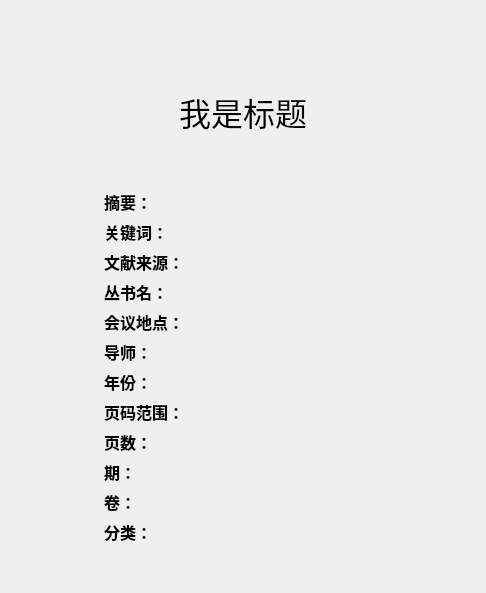
<?xml version="1.0" encoding="UTF-8"?>
<ui version="4.0">
 <class>RecordDetailView</class>
 <widget class="QWidget" name="RecordDetailView">
  <property name="geometry">
   <rect>
    <x>0</x>
    <y>0</y>
    <width>486</width>
    <height>593</height>
   </rect>
  </property>
  <property name="minimumSize">
   <size>
    <width>48</width>
    <height>48</height>
   </size>
  </property>
  <property name="windowTitle">
   <string>Form</string>
  </property>
  <property name="autoFillBackground">
   <bool>false</bool>
  </property>
  <layout class="QVBoxLayout" name="verticalLayout_4" stretch="1,4,1,12,2">
   <item>
    <spacer name="verticalSpacer_2">
     <property name="orientation">
      <enum>Qt::Vertical</enum>
     </property>
     <property name="sizeHint" stdset="0">
      <size>
       <width>18</width>
       <height>6</height>
      </size>
     </property>
    </spacer>
   </item>
   <item>
    <layout class="QHBoxLayout" name="horizontalLayout_14" stretch="8,1,2">
     <item>
      <spacer name="horizontalSpacer">
       <property name="orientation">
        <enum>Qt::Horizontal</enum>
       </property>
       <property name="sizeHint" stdset="0">
        <size>
         <width>40</width>
         <height>20</height>
        </size>
       </property>
      </spacer>
     </item>
     <item>
      <layout class="QHBoxLayout" name="horizontalLayout">
       <item>
        <widget class="QPushButton" name="btn_home">
         <property name="minimumSize">
          <size>
           <width>32</width>
           <height>32</height>
          </size>
         </property>
         <property name="cursor">
          <cursorShape>PointingHandCursor</cursorShape>
         </property>
         <property name="text">
          <string/>
         </property>
         <property name="icon">
          <iconset>
           <normalon>:/PIC/home.png</normalon>
          </iconset>
         </property>
         <property name="iconSize">
          <size>
           <width>32</width>
           <height>32</height>
          </size>
         </property>
         <property name="autoDefault">
          <bool>false</bool>
         </property>
         <property name="flat">
          <bool>true</bool>
         </property>
        </widget>
       </item>
       <item>
        <widget class="QPushButton" name="btn_goback">
         <property name="minimumSize">
          <size>
           <width>32</width>
           <height>32</height>
          </size>
         </property>
         <property name="cursor">
          <cursorShape>PointingHandCursor</cursorShape>
         </property>
         <property name="text">
          <string/>
         </property>
         <property name="icon">
          <iconset>
           <normalon>:/PIC/goback.png</normalon>
          </iconset>
         </property>
         <property name="iconSize">
          <size>
           <width>32</width>
           <height>32</height>
          </size>
         </property>
         <property name="flat">
          <bool>true</bool>
         </property>
        </widget>
       </item>
       <item>
        <widget class="QPushButton" name="btn_search">
         <property name="minimumSize">
          <size>
           <width>32</width>
           <height>32</height>
          </size>
         </property>
         <property name="cursor">
          <cursorShape>PointingHandCursor</cursorShape>
         </property>
         <property name="text">
          <string/>
         </property>
         <property name="icon">
          <iconset>
           <normalon>:/PIC/queryit.png</normalon>
          </iconset>
         </property>
         <property name="iconSize">
          <size>
           <width>32</width>
           <height>32</height>
          </size>
         </property>
         <property name="flat">
          <bool>true</bool>
         </property>
        </widget>
       </item>
       <item>
        <widget class="QPushButton" name="btn_pdfRead">
         <property name="minimumSize">
          <size>
           <width>32</width>
           <height>32</height>
          </size>
         </property>
         <property name="cursor">
          <cursorShape>PointingHandCursor</cursorShape>
         </property>
         <property name="text">
          <string/>
         </property>
         <property name="icon">
          <iconset>
           <normalon>:/PIC/READPDF.png</normalon>
          </iconset>
         </property>
         <property name="iconSize">
          <size>
           <width>32</width>
           <height>32</height>
          </size>
         </property>
         <property name="autoDefault">
          <bool>false</bool>
         </property>
         <property name="flat">
          <bool>true</bool>
         </property>
        </widget>
       </item>
       <item>
        <widget class="QPushButton" name="btn_pdfDownload">
         <property name="minimumSize">
          <size>
           <width>32</width>
           <height>32</height>
          </size>
         </property>
         <property name="cursor">
          <cursorShape>PointingHandCursor</cursorShape>
         </property>
         <property name="text">
          <string/>
         </property>
         <property name="icon">
          <iconset>
           <normalon>:/PIC/下载PDF.png</normalon>
          </iconset>
         </property>
         <property name="iconSize">
          <size>
           <width>32</width>
           <height>32</height>
          </size>
         </property>
         <property name="autoDefault">
          <bool>false</bool>
         </property>
         <property name="flat">
          <bool>true</bool>
         </property>
        </widget>
       </item>
      </layout>
     </item>
     <item>
      <spacer name="horizontalSpacer_2">
       <property name="orientation">
        <enum>Qt::Horizontal</enum>
       </property>
       <property name="sizeHint" stdset="0">
        <size>
         <width>40</width>
         <height>20</height>
        </size>
       </property>
      </spacer>
     </item>
    </layout>
   </item>
   <item>
    <spacer name="verticalSpacer_3">
     <property name="orientation">
      <enum>Qt::Vertical</enum>
     </property>
     <property name="sizeHint" stdset="0">
      <size>
       <width>20</width>
       <height>28</height>
      </size>
     </property>
    </spacer>
   </item>
   <item>
    <layout class="QHBoxLayout" name="horizontalLayout_15" stretch="2,6,2">
     <item>
      <spacer name="horizontalSpacer_3">
       <property name="orientation">
        <enum>Qt::Horizontal</enum>
       </property>
       <property name="sizeHint" stdset="0">
        <size>
         <width>40</width>
         <height>20</height>
        </size>
       </property>
      </spacer>
     </item>
     <item>
      <layout class="QVBoxLayout" name="verticalLayout_3" stretch="2,1,8">
       <item>
        <widget class="QLabel" name="label_Title">
         <property name="font">
          <font>
           <family>Arial Black</family>
           <pointsize>24</pointsize>
          </font>
         </property>
         <property name="text">
          <string>我是标题</string>
         </property>
         <property name="alignment">
          <set>Qt::AlignCenter</set>
         </property>
        </widget>
       </item>
       <item>
        <layout class="QVBoxLayout" name="verticalLayout" stretch="2,2,3">
         <item>
          <widget class="QLabel" name="label_Author">
           <property name="font">
            <font>
             <pointsize>12</pointsize>
            </font>
           </property>
           <property name="styleSheet">
            <string notr="true">color: rgb(0, 170, 255);</string>
           </property>
           <property name="text">
            <string/>
           </property>
           <property name="alignment">
            <set>Qt::AlignCenter</set>
           </property>
          </widget>
         </item>
         <item>
          <widget class="QLabel" name="label_AuthorUnit">
           <property name="font">
            <font>
             <pointsize>12</pointsize>
            </font>
           </property>
           <property name="styleSheet">
            <string notr="true">color: rgb(0, 170, 255);</string>
           </property>
           <property name="text">
            <string/>
           </property>
           <property name="alignment">
            <set>Qt::AlignCenter</set>
           </property>
          </widget>
         </item>
         <item>
          <spacer name="verticalSpacer_4">
           <property name="orientation">
            <enum>Qt::Vertical</enum>
           </property>
           <property name="sizeHint" stdset="0">
            <size>
             <width>20</width>
             <height>40</height>
            </size>
           </property>
          </spacer>
         </item>
        </layout>
       </item>
       <item>
        <layout class="QVBoxLayout" name="verticalLayout_2">
         <item>
          <layout class="QHBoxLayout" name="horizontalLayout_2" stretch="1,10">
           <item>
            <widget class="QLabel" name="label">
             <property name="font">
              <font>
               <family>Arial Black</family>
               <pointsize>12</pointsize>
               <weight>75</weight>
               <bold>true</bold>
              </font>
             </property>
             <property name="text">
              <string>摘要：</string>
             </property>
            </widget>
           </item>
           <item>
            <widget class="QLabel" name="label_Summary">
             <property name="font">
              <font>
               <pointsize>12</pointsize>
              </font>
             </property>
             <property name="text">
              <string/>
             </property>
             <property name="wordWrap">
              <bool>true</bool>
             </property>
            </widget>
           </item>
          </layout>
         </item>
         <item>
          <layout class="QHBoxLayout" name="horizontalLayout_3" stretch="1,10">
           <item>
            <widget class="QLabel" name="label_2">
             <property name="font">
              <font>
               <family>Arial Black</family>
               <pointsize>12</pointsize>
               <weight>75</weight>
               <bold>true</bold>
              </font>
             </property>
             <property name="text">
              <string>关键词：</string>
             </property>
            </widget>
           </item>
           <item>
            <widget class="QLabel" name="label_Keywords">
             <property name="font">
              <font>
               <pointsize>12</pointsize>
              </font>
             </property>
             <property name="text">
              <string/>
             </property>
            </widget>
           </item>
          </layout>
         </item>
         <item>
          <layout class="QHBoxLayout" name="horizontalLayout_4" stretch="1,10">
           <item>
            <widget class="QLabel" name="label_3">
             <property name="font">
              <font>
               <family>Arial Black</family>
               <pointsize>12</pointsize>
               <weight>75</weight>
               <bold>true</bold>
              </font>
             </property>
             <property name="text">
              <string>文献来源：</string>
             </property>
            </widget>
           </item>
           <item>
            <widget class="QLabel" name="label_Source">
             <property name="font">
              <font>
               <pointsize>12</pointsize>
              </font>
             </property>
             <property name="text">
              <string/>
             </property>
            </widget>
           </item>
          </layout>
         </item>
         <item>
          <layout class="QHBoxLayout" name="horizontalLayout_5" stretch="1,10">
           <item>
            <widget class="QLabel" name="label_4">
             <property name="font">
              <font>
               <family>Arial Black</family>
               <pointsize>12</pointsize>
               <weight>75</weight>
               <bold>true</bold>
              </font>
             </property>
             <property name="text">
              <string>丛书名：</string>
             </property>
            </widget>
           </item>
           <item>
            <widget class="QLabel" name="label_Series">
             <property name="font">
              <font>
               <pointsize>12</pointsize>
              </font>
             </property>
             <property name="text">
              <string/>
             </property>
            </widget>
           </item>
          </layout>
         </item>
         <item>
          <layout class="QHBoxLayout" name="horizontalLayout_6" stretch="1,10">
           <item>
            <widget class="QLabel" name="label_">
             <property name="font">
              <font>
               <family>Arial Black</family>
               <pointsize>12</pointsize>
               <weight>75</weight>
               <bold>true</bold>
              </font>
             </property>
             <property name="text">
              <string>会议地点：</string>
             </property>
            </widget>
           </item>
           <item>
            <widget class="QLabel" name="label_Venue">
             <property name="font">
              <font>
               <pointsize>12</pointsize>
              </font>
             </property>
             <property name="text">
              <string/>
             </property>
            </widget>
           </item>
          </layout>
         </item>
         <item>
          <layout class="QHBoxLayout" name="horizontalLayout_7" stretch="1,10">
           <item>
            <widget class="QLabel" name="label_6">
             <property name="font">
              <font>
               <family>Arial Black</family>
               <pointsize>12</pointsize>
               <weight>75</weight>
               <bold>true</bold>
              </font>
             </property>
             <property name="text">
              <string>导师：</string>
             </property>
            </widget>
           </item>
           <item>
            <widget class="QLabel" name="label_Teacher">
             <property name="font">
              <font>
               <pointsize>12</pointsize>
              </font>
             </property>
             <property name="text">
              <string/>
             </property>
            </widget>
           </item>
          </layout>
         </item>
         <item>
          <layout class="QHBoxLayout" name="horizontalLayout_8" stretch="1,10">
           <item>
            <widget class="QLabel" name="label_11">
             <property name="font">
              <font>
               <family>Arial Black</family>
               <pointsize>12</pointsize>
               <weight>75</weight>
               <bold>true</bold>
              </font>
             </property>
             <property name="text">
              <string>年份：</string>
             </property>
            </widget>
           </item>
           <item>
            <widget class="QLabel" name="label_Year">
             <property name="font">
              <font>
               <pointsize>12</pointsize>
              </font>
             </property>
             <property name="text">
              <string/>
             </property>
            </widget>
           </item>
          </layout>
         </item>
         <item>
          <layout class="QHBoxLayout" name="horizontalLayout_9" stretch="1,10">
           <item>
            <widget class="QLabel" name="label_ss">
             <property name="font">
              <font>
               <family>Arial Black</family>
               <pointsize>12</pointsize>
               <weight>75</weight>
               <bold>true</bold>
              </font>
             </property>
             <property name="text">
              <string>页码范围：</string>
             </property>
            </widget>
           </item>
           <item>
            <widget class="QLabel" name="label_ATpage">
             <property name="font">
              <font>
               <pointsize>12</pointsize>
              </font>
             </property>
             <property name="text">
              <string/>
             </property>
            </widget>
           </item>
          </layout>
         </item>
         <item>
          <layout class="QHBoxLayout" name="horizontalLayout_10" stretch="1,10">
           <item>
            <widget class="QLabel" name="label_7">
             <property name="font">
              <font>
               <family>Arial Black</family>
               <pointsize>12</pointsize>
               <weight>75</weight>
               <bold>true</bold>
              </font>
             </property>
             <property name="text">
              <string>页数：</string>
             </property>
            </widget>
           </item>
           <item>
            <widget class="QLabel" name="label_Pages">
             <property name="font">
              <font>
               <pointsize>12</pointsize>
              </font>
             </property>
             <property name="text">
              <string/>
             </property>
            </widget>
           </item>
          </layout>
         </item>
         <item>
          <layout class="QHBoxLayout" name="horizontalLayout_11" stretch="1,10">
           <item>
            <widget class="QLabel" name="label_9">
             <property name="font">
              <font>
               <family>Arial Black</family>
               <pointsize>12</pointsize>
               <weight>75</weight>
               <bold>true</bold>
              </font>
             </property>
             <property name="text">
              <string>期：</string>
             </property>
            </widget>
           </item>
           <item>
            <widget class="QLabel" name="label_Periods">
             <property name="font">
              <font>
               <pointsize>12</pointsize>
              </font>
             </property>
             <property name="text">
              <string/>
             </property>
            </widget>
           </item>
          </layout>
         </item>
         <item>
          <layout class="QHBoxLayout" name="horizontalLayout_12" stretch="1,10">
           <item>
            <widget class="QLabel" name="label_10">
             <property name="font">
              <font>
               <family>Arial Black</family>
               <pointsize>12</pointsize>
               <weight>75</weight>
               <bold>true</bold>
              </font>
             </property>
             <property name="text">
              <string>卷：</string>
             </property>
            </widget>
           </item>
           <item>
            <widget class="QLabel" name="label_Volumn">
             <property name="font">
              <font>
               <pointsize>12</pointsize>
              </font>
             </property>
             <property name="text">
              <string/>
             </property>
            </widget>
           </item>
          </layout>
         </item>
         <item>
          <layout class="QHBoxLayout" name="horizontalLayout_13" stretch="1,10">
           <item>
            <widget class="QLabel" name="label_12">
             <property name="font">
              <font>
               <family>Arial Black</family>
               <pointsize>12</pointsize>
               <weight>75</weight>
               <bold>true</bold>
              </font>
             </property>
             <property name="text">
              <string>分类：</string>
             </property>
            </widget>
           </item>
           <item>
            <widget class="QLabel" name="label_FL">
             <property name="font">
              <font>
               <pointsize>12</pointsize>
              </font>
             </property>
             <property name="text">
              <string/>
             </property>
            </widget>
           </item>
          </layout>
         </item>
        </layout>
       </item>
      </layout>
     </item>
     <item>
      <spacer name="horizontalSpacer_4">
       <property name="orientation">
        <enum>Qt::Horizontal</enum>
       </property>
       <property name="sizeHint" stdset="0">
        <size>
         <width>40</width>
         <height>20</height>
        </size>
       </property>
      </spacer>
     </item>
    </layout>
   </item>
   <item>
    <spacer name="verticalSpacer">
     <property name="orientation">
      <enum>Qt::Vertical</enum>
     </property>
     <property name="sizeHint" stdset="0">
      <size>
       <width>20</width>
       <height>28</height>
      </size>
     </property>
    </spacer>
   </item>
  </layout>
 </widget>
 <resources>
  <include location="../RES/img.qrc"/>
 </resources>
 <connections/>
</ui>
